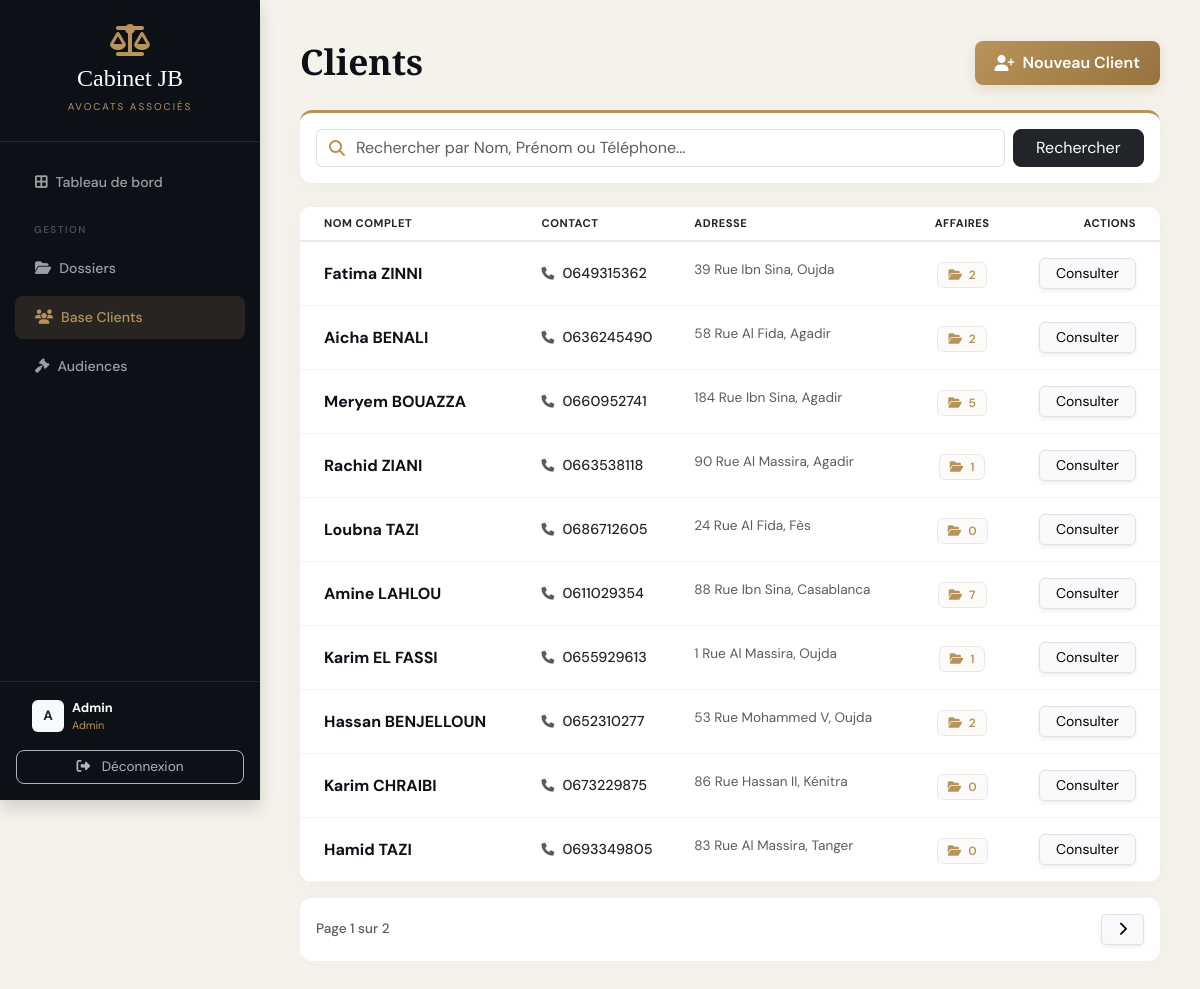
Page /clients/ (signed in) on the committed database.
### comptes/models.py (models this page shows, shortened)
class CustomUser(AbstractUser):
    ROLE_CHOICES = (
        ('Avocat', 'Avocat'),
        ('Secretaire', 'Secrétaire'),
    )
    role = models.CharField(max_length=20, choices=ROLE_CHOICES, default='Avocat')

### dossiers/models.py (models this page shows, shortened)
class Client(models.Model):
    nom = models.CharField(max_length=100, verbose_name="Nom")
    prenom = models.CharField(max_length=100, verbose_name="Prénom")
    telephone = models.CharField(max_length=20, blank=True)
    adresse = models.TextField(blank=True)
    photo_cin = models.ImageField(upload_to='clients/cin/', null=True, blank=True, verbose_name="Photo CIN")
    date_ajout = models.DateTimeField(auto_now_add=True)

### dossiers/views.py (the view)
# urls.py: path('clients/', ClientListView.as_view(), name='client_list'),
class ClientListView(LoginRequiredMixin, ListView):
    model = Client
    template_name = 'dossiers/client_list.html'
    context_object_name = 'clients'
    paginate_by = 10
    def get_queryset(self):
        queryset = Client.objects.all().order_by('-id')
        query = self.request.GET.get('q')
        if query:
            queryset = queryset.filter(
                Q(nom__icontains=query) |
                Q(prenom__icontains=query) |
                Q(telephone__icontains=query)
            )
        return queryset
    def get_context_data(self, **kwargs):
        context = super().get_context_data(**kwargs)
        context['search_query'] = self.request.GET.get('q', '')
        return context

### dossiers/templates/dossiers/client_list.html (shortened to what this page needs)
{% extends 'base/base.html' %}
{% block content %}
<div class="container-fluid p-0">
    <div class="d-flex flex-column flex-md-row justify-content-between align-items-md-center mb-4">
        <div><h2 class="brand-font fw-bold mb-1" style="color: var(--ink); font-size: 2.2rem;">Clients</h2></div>
        <div class="mt-3 mt-md-0">
            <a href="{% url 'client_create' %}" class="btn btn-action-luxe d-flex align-items-center">
                <i class="fa-solid fa-user-plus me-2"></i> <span>Nouveau Client</span>
            </a>
        </div>
    </div>
    <div class="luxe-card p-3 mb-4 border-top border-3" style="border-color: var(--gold) !important;">
        <form method="GET" action="">
            <div class="row g-2">
                <div class="col-md-10">
                    <div class="input-group">
                        <span class="input-group-text bg-white border-end-0" style="color: var(--gold);"><i class="fa-solid fa-magnifying-glass"></i></span>
                        <input type="text" name="q" class="form-control border-start-0 search-input ps-0" placeholder="Rechercher par Nom, Prénom ou Téléphone..." value="{{ search_query|default:'' }}">
                    </div>
                </div>
                <div class="col-md-2"><button type="submit" class="btn btn-dark w-100" style="border-radius: 8px;">Rechercher</button></div>
            </div>
        </form>
    </div>
    <div class="luxe-card overflow-hidden">
        <div class="table-responsive">
            <table class="table table-hover align-middle mb-0">
                <thead style="background-color: #fcfbf9; border-bottom: 2px solid #ede9e1;">
                    <tr class="text-uppercase text-muted" style="font-size: 0.7rem; letter-spacing: 0.5px;">
                        <th class="ps-4 py-2">Nom complet</th>
                        <th class="py-2">Contact</th>
                        <th class="py-2">Adresse</th>
                        <th class="text-center py-2">Affaires</th>
                        <th class="text-end pe-4 py-2">Actions</th>
                    </tr>
                </thead>
                <tbody>
                    {% for client in clients %}
                    <tr style="border-bottom: 1px solid #f1f3f5;">
                        <td class="ps-4 py-3">
                            <div class="fw-bold" style="color: var(--ink); font-size: 1rem; font-family: 'DM Sans', sans-serif;">
                                {{ client.prenom|title }} {{ client.nom|upper }}
                            </div>
                        </td>
                        <td class="py-3">
                            <div class="text-dark fw-medium" style="font-size: 0.9rem;">
                                <i class="fa-solid fa-phone me-2 text-muted" style="font-size: 0.8rem;"></i>{{ client.telephone|default:"Non renseigné" }}
                            </div>
                        </td>
                        <td class="py-3 text-muted" style="font-size: 0.85rem;"><span class="d-inline-block text-truncate" style="max-width: 180px;">{{ client.adresse|default:"-" }}</span></td>
                        <td class="text-center py-3"><span class="badge-count"><i class="fa-solid fa-folder-open me-1"></i> {{ client.dossiers.count }}</span></td>
                        <td class="text-end pe-4 py-3">
                            <a href="{% url 'client_detail' client.id %}" class="btn btn-sm btn-light border text-gold px-3 shadow-sm" style="border-radius: 6px;">Consulter</a>
                        </td>
                    </tr>
                    {% empty %}
                    <tr><td colspan="5" class="text-center py-5"><h5 class="brand-font fw-bold mb-1" style="color: var(--ink);">Aucun client trouvé</h5></td></tr>
                    {% endfor %}
                </tbody>
            </table>
        </div>
    </div>
    {% if is_paginated %}
    <div class="d-flex justify-content-between align-items-center mt-3 p-3 bg-white" style="border-radius: 12px; box-shadow: 0 4px 20px rgba(0,0,0,0.02);">
        <span class="text-muted fw-medium" style="font-size: 0.85rem;">Page {{ page_obj.number }} sur {{ page_obj.paginator.num_pages }}</span>
        <div class="btn-group shadow-sm" style="border-radius: 8px;">
            {% if page_obj.has_next %}
                <a href="?page={{ page_obj.next_page_number }}{% if search_query %}&q={{ search_query }}{% endif %}" class="btn btn-sm btn-light border text-gold px-3"><i class="fa-solid fa-chevron-right"></i></a>
            {% endif %}
        </div>
    </div>
    {% endif %}
</div>
{% endblock %}

### templates/base/base.html (shortened to what this page needs)
<!DOCTYPE html>
<html lang="fr">
<head>
    <link href="https://cdn.jsdelivr.net/npm/bootstrap@5.3.0/dist/css/bootstrap.min.css" rel="stylesheet">
    <link rel="stylesheet" href="https://cdnjs.cloudflare.com/ajax/libs/font-awesome/6.4.0/css/all.min.css">
</head>
<body>
    <div class="sidebar shadow">
        <div class="text-center py-4 border-bottom border-light border-opacity-10">
            <i class="fa-solid fa-scale-balanced fa-2x mb-2" style="color: var(--gold);"></i>
            <h4 class="brand-font mb-0 text-white">Cabinet JB</h4>
            <small style="color: var(--gold); font-size: 0.62rem; letter-spacing: 2px;" class="text-uppercase">Avocats Associés</small>
        </div>
        <div class="d-flex flex-column mt-3 flex-grow-1" style="overflow-y: auto;">
            <a href="{% url 'dashboard' %}" class="{% if request.resolver_match.url_name == 'dashboard' %}active{% endif %}">
                <i class="fa-solid fa-border-all me-2" style="font-size:0.9rem;"></i> Tableau de bord
            </a>
            {% if user.is_authenticated and user.is_staff %}
            <div class="nav-section-label">Gestion</div>
            <a href="{% url 'dossier_list' %}" class="{% if 'dossier' in request.resolver_match.url_name %}active{% endif %}">
                <i class="fa-solid fa-folder-open me-2" style="font-size:0.9rem;"></i> Dossiers
            </a>
            <a href="{% url 'client_list' %}" class="{% if 'client' in request.resolver_match.url_name %}active{% endif %}">
                <i class="fa-solid fa-users me-2" style="font-size:0.9rem;"></i> Base Clients
            </a>
            <a href="{% url 'audience_list' %}" class="{% if 'audience' in request.resolver_match.url_name %}active{% endif %}">
                <i class="fa-solid fa-gavel me-2" style="font-size:0.9rem;"></i> Audiences
            </a>
            {% endif %}
        </div>
        <div class="p-3 border-top border-light border-opacity-10">
            {% if user.is_authenticated %}
                <div class="d-flex align-items-center px-3 mb-3">
                    <div class="rounded bg-light text-dark d-flex align-items-center justify-content-center fw-bold me-2" style="width:32px;height:32px;font-size:0.85rem;">
                        {{ user.username|first|upper }}
                    </div>
                    <div style="font-size: 0.8rem;">
                        <div class="fw-bold text-white">{{ user.username|title }}</div>
                        <div style="color:var(--gold);font-size:0.68rem;">{% if user.is_superuser %}Admin{% else %}Secrétaire{% endif %}</div>
                    </div>
                </div>
                <form action="{% url 'logout' %}" method="post">
                    <button type="submit" class="btn btn-outline-light w-100 btn-logout">
                        <i class="fa-solid fa-right-from-bracket me-2"></i> Déconnexion
                    </button>
                </form>
            {% endif %}
        </div>
    </div>
    <div class="main-content">
        {% block content %}{% endblock %}
    </div>
</body>
</html>

### templates/base/base.html (style rules this page uses)
:root { --ink: #0d1117; --cream: #f5f2ec; --gold: #b8935a; }
body { font-family: 'DM Sans', sans-serif; background-color: var(--cream); color: var(--ink); min-height: 100vh; display: flex; margin: 0; }
h1, h2, h3, h4, h5, .brand-font { font-family: 'Cormorant Garamond', serif; }
.sidebar { width: 260px; background-color: var(--ink); color: white; position: fixed; height: 100vh; display: flex; flex-direction: column; z-index: 100; }
.sidebar a { color: rgba(255,255,255,0.6); text-decoration: none; padding: 11px 20px; margin: 3px 15px; border-radius: 8px; transition: 0.3s; font-weight: 500; font-size: 0.88rem; display: flex; align-items: center; }
.sidebar a:hover, .sidebar a.active { background-color: rgba(184,147,90,0.15); color: var(--gold); }
.sidebar .nav-section-label { font-size: 0.62rem; text-transform: uppercase; letter-spacing: 1.5px; color: rgba(255,255,255,0.25); padding: 16px 34px 6px; font-weight: 600; }
.main-content { margin-left: 260px; flex: 1; padding: 40px; }
.btn-logout { border-radius: 8px; opacity: 0.7; font-size: 0.85rem; transition: all 0.3s ease; }

### dossiers/templates/dossiers/client_list.html (style rules this page uses)
:root { --bg-card: #ffffff; --border-color: #ede9e1; }
.luxe-card { background-color: var(--bg-card); border-radius: 12px; border: none; box-shadow: 0 4px 20px rgba(0,0,0,0.03); }
.badge-count { background-color: #fcfbf9; color: var(--gold, #b8935a); border: 1px solid #ede9e1; font-weight: 600; padding: 4px 10px; border-radius: 6px; font-size: 0.75rem; }
.btn-action-luxe { background: linear-gradient(135deg, var(--gold, #b8935a) 0%, #96733f 100%); color: #ffffff !important; border: none; font-weight: 600; padding: 10px 20px; border-radius: 8px; transition: all 0.3s ease; box-shadow: 0 4px 12px rgba(184, 147, 90, 0.25); text-decoration: none; }

### rows in the picture
CustomUser: username|first "A", username "Admin"
Client: prenom "Fatima", nom "ZINNI", telephone "0649315362", adresse "39 Rue Ibn Sina, Oujda", dossiers.count "2"
Client: prenom "Aicha", nom "BENALI", telephone "0636245490", adresse "58 Rue Al Fida, Agadir", dossiers.count "2"
Client: prenom "Meryem", nom "BOUAZZA", telephone "0660952741", adresse "184 Rue Ibn Sina, Agadir", dossiers.count "5"
Client: prenom "Rachid", nom "ZIANI", telephone "0663538118", adresse "90 Rue Al Massira, Agadir", dossiers.count "1"
Client: prenom "Loubna", nom "TAZI", telephone "0686712605", adresse "24 Rue Al Fida, Fès", dossiers.count "0"
Client: prenom "Amine", nom "LAHLOU", telephone "0611029354", adresse "88 Rue Ibn Sina, Casablanca", dossiers.count "7"
Client: prenom "Karim", nom "EL FASSI", telephone "0655929613", adresse "1 Rue Al Massira, Oujda", dossiers.count "1"
Client: prenom "Hassan", nom "BENJELLOUN", telephone "0652310277", adresse "53 Rue Mohammed V, Oujda", dossiers.count "2"
Client: prenom "Karim", nom "CHRAIBI", telephone "0673229875", adresse "86 Rue Hassan II, Kénitra", dossiers.count "0"
Client: prenom "Hamid", nom "TAZI", telephone "0693349805", adresse "83 Rue Al Massira, Tanger", dossiers.count "0"

### other values in the picture
{{ page_obj.number }} "1"
{{ page_obj.paginator.num_pages }} "2"
